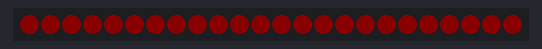
Simulated run of this sketch. Board: Arduino Uno, built with avr-gcc and run on an emulated ATmega328P. Shown: 24 RGB LEDs in strip order, left to right. Dim RGB values are drawn brighter than linear.

Above: at 0.1 s.
At 1.1 s:
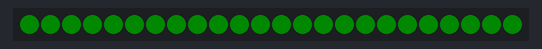
At 3.1 s:
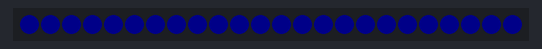

The sketch:

coderdojo_pixels_ring_5.ino
```cpp
#include <Adafruit_NeoPixel.h>

// Vaste waarden om het programma leesbaarder te maken. Daarvoor gebruiken we #define ...

// Arduino Uno, bordselectie: 'Arduino Uno'
// #define PIXEL_PIN 11  // ESP32 DEV module pin pixels

// ESP32 DEV module, bordselectie: 'ESP32 DEV module'
// #define PIXEL_PIN 13  // ESP32 DEV module pin pixels

// ESP32 C3 Super Mini (Plus), bordselectie: 'Nologo ESPC3 Super Mini'
#define PIXEL_PIN 0  // ESP32 C3 Super Mini (Plus) pin pixels

#define AANTAL_PIXELS 24  // Pas dit aan voor het aantal pixels dat jij op jouw pixelring hebt. 8, 12, 16 of 24.

// Dit zijn de codes om kleuren te kiezen voor de pixel, meer uitleg komt later.
#define KLEUR_ROOD 0xFF0000     // Rood
#define KLEUR_GEEL 0xFFFF00     // Geel
#define KLEUR_GROEN 0x00FF00    // Groen
#define KLEUR_INDIGO 0x00FFFF   // Indigo
#define KLEUR_BLAUW 0x0000FF    // Blauw
#define KLEUR_MAGENTA 0xFF00FF  // Magenta
#define KLEUR_WIT 0xFFFFFF      // Wit

#define PIXEL_HELDERHEID 10  // Pas hier de helderheid aan van de pixels. 0 is donker tot 255 is helder.

// Hier bepaal je het aantal pixels, welke pin aansluiting, welk type pixels.
Adafruit_NeoPixel pixels(AANTAL_PIXELS, PIXEL_PIN, NEO_GRB + NEO_KHZ800);

// Alles klaar zetten
void setup() {
  // De pixels klaarmaken voor gebruik
  pixels.begin();                          // initialisatie pixels
  pixels.setBrightness(PIXEL_HELDERHEID);  // Helderheid aanpassen van 0 (donker) tot 255 (helder)
}

// Hoofdlus
void loop() {
  // Zet alle pixels op rood
  for (int i = 0; i < AANTAL_PIXELS; i++)
    pixels.setPixelColor(i, KLEUR_ROOD);
  // Toon de pixels
  pixels.show();
  // Wacht 1 seconde (= 1000 milliseconden)
  delay(1000);

  for (int i = 0; i < AANTAL_PIXELS; i++)
    pixels.setPixelColor(i, KLEUR_GROEN);
  pixels.show();
  delay(2000);

  for (int i = 0; i < AANTAL_PIXELS; i++)
    pixels.setPixelColor(i, KLEUR_BLAUW);
  pixels.show();
  delay(3000);

  /*
  Als we nog meer kleuren en wachttijden willen toevoegen moeten we steeds bijna dezelfde code schrijven.
  Als we steeds opnieuw hetzelfde of bijna hetzelfde stukje code gebruiken is dat te veel herhaling!
  We willen niet steeds hetzelfde stukje code opnieuw moeten typen.
  Dat is saai en maakt het programma moeilijker om te lezen. Daarom gebruiken we een functie.

  Wat is een functie?
  Een functie is een stukje programma dat je één keer schrijft, en daarna telkens kunt oproepen.

  Hoe maak je een functie?
  We stoppen het herhaalde stukje in een nieuwe functie, bijvoorbeeld:

  void kleurAllePixels(uint32_t kleur) {
    for (int i = 0; i < AANTAL_PIXELS; i++)
      pixels.setPixelColor(i, kleur);
    pixels.show();
  }
  Wat uitleg:
  - 'void' betekent 'leeg' in het Engels. We keren dus niets terug.
  - 'kleurAllePixels' is de functienaam. Kies steeds een duidelijk naam dat aangeeft wat de functie doet.
  - 'uint32_t' is een afkorting voor 'unsigned long' en wil zeggen dat we een geheel getal hebben van 32 bits lang.
     https://docs.arduino.cc/language-reference/en/variables/data-types/unsignedLong/
  - kleur is de naam van een variabele die we binnen de functie gebruiken
  -   En zo gebruik je het: 'kleurAlles(KLEUR_GROEN);' om alle pixels groen te kleuren.

  Samengevat:
  Een functie is een soort recept.
  Je schrijft één keer op hoe je iets doet (bv. “alle pixels een kleur geven”),
  en daarna kun je gewoon zeggen: “doe het recept voor rood” of “doe het recept voor groen”.

  Als je goed kijkt zie je dat er enkele kleuren zijn toegevoegd.
  Gebruik ze allemaal in de volgorde die je wenst.

  Maar gebruik nu de functie void kleurAllePixels(uint32_t kleur) in plaats
  van telkens alles op te schrijven.
  */
}
```

Measured:
- by itself, everything shown: repeats every 6.0 s, in 3 steps
- what the display in image 1 shows lasts 2.0 s, from 1.0 s to 3.0 s
- what the display in image 2 shows lasts 3.0 s, from 3.0 s to 6.0 s
